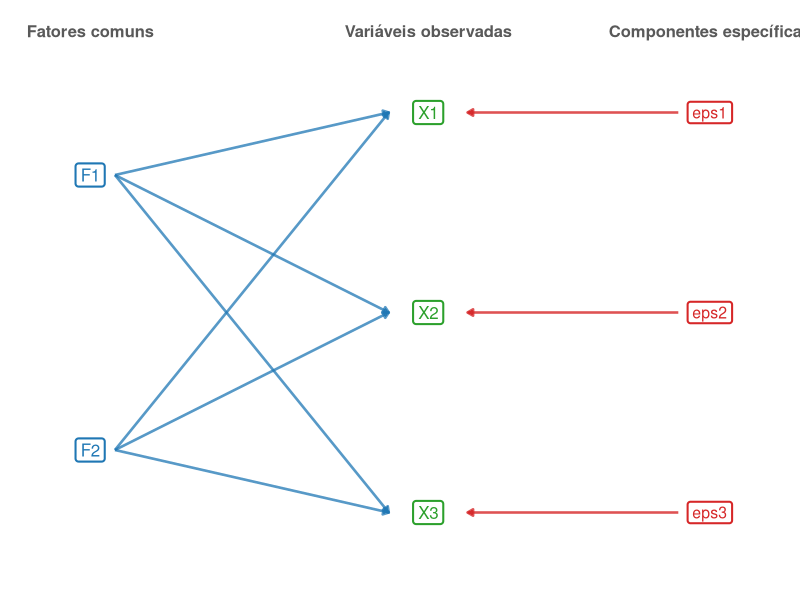
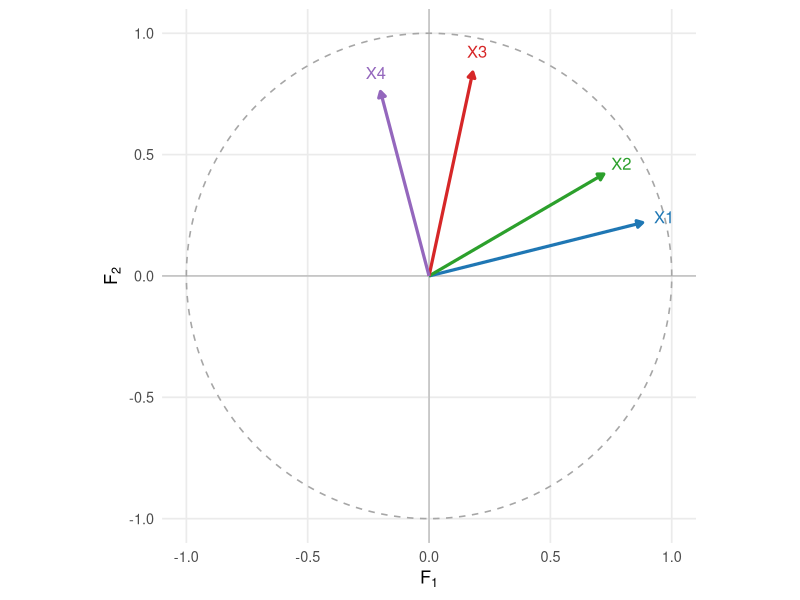
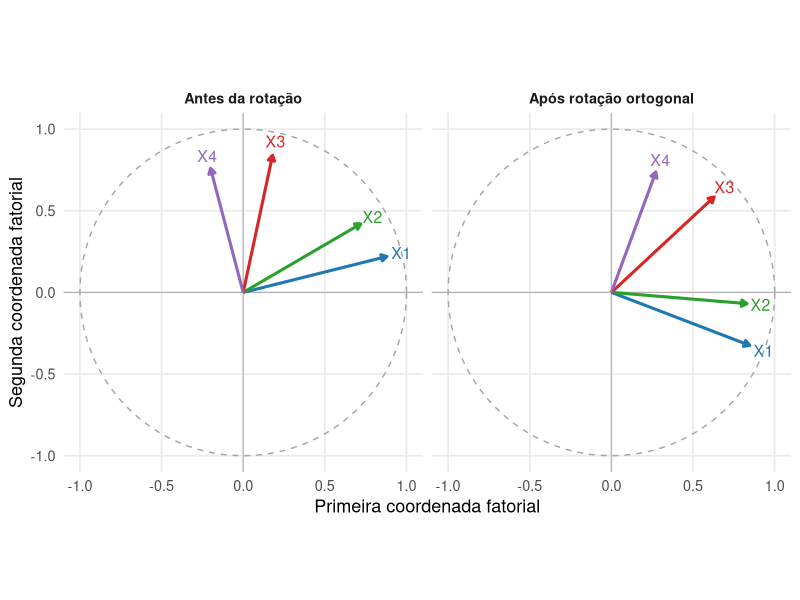
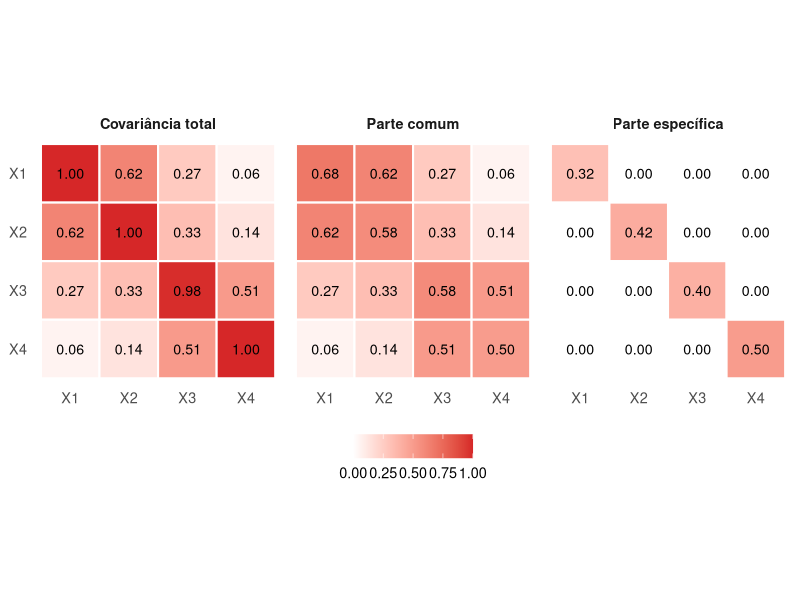

Generate these figures, in order, with R:
## ---- chunk 1
#| label: fig-modelo-fatores-comuns
#| echo: false
#| warning: false
#| message: false
#| fig-cap: "Estrutura do modelo de fatores comuns: as variáveis observadas recebem contribuições dos fatores latentes e de componentes específicas."
#| fig-width: 8
#| fig-height: 5.8
#| fig-align: center

library(ggplot2)

fatores <- data.frame(
  nome = c(
    "F1",
    "F2"
  ),
  x = c(
    0,
    0
  ),
  y = c(
    3.6,
    1.4
  )
)

variaveis <- data.frame(
  nome = c(
    "X1",
    "X2",
    "X3"
  ),
  x = c(
    3,
    3,
    3
  ),
  y = c(
    4.1,
    2.5,
    0.9
  )
)

especificos <- data.frame(
  nome = c(
    "eps1",
    "eps2",
    "eps3"
  ),
  x = c(
    5.5,
    5.5,
    5.5
  ),
  y = c(
    4.1,
    2.5,
    0.9
  )
)

ligacoes_fatores <- expand.grid(
  fator = fatores$nome,
  variavel = variaveis$nome,
  stringsAsFactors = FALSE
)

ligacoes_fatores <- merge(
  ligacoes_fatores,
  fatores,
  by.x = "fator",
  by.y = "nome"
)

names(
  ligacoes_fatores
)[
  names(
    ligacoes_fatores
  ) == "x"
] <- "x0"

names(
  ligacoes_fatores
)[
  names(
    ligacoes_fatores
  ) == "y"
] <- "y0"

ligacoes_fatores <- merge(
  ligacoes_fatores,
  variaveis,
  by.x = "variavel",
  by.y = "nome"
)

ligacoes_especificas <- data.frame(
  x0 = especificos$x,
  y0 = especificos$y,
  x = variaveis$x,
  y = variaveis$y
)

ggplot() +
  geom_segment(
    data = ligacoes_fatores,
    aes(
      x = x0 + 0.22,
      y = y0,
      xend = x - 0.35,
      yend = y
    ),
    linewidth = 0.9,
    color = "#1f77b4",
    alpha = 0.75,
    arrow = grid::arrow(
      length = grid::unit(
        0.16,
        "cm"
      ),
      type = "closed"
    )
  ) +
  geom_segment(
    data = ligacoes_especificas,
    aes(
      x = x0 - 0.28,
      y = y0,
      xend = x + 0.35,
      yend = y
    ),
    linewidth = 0.9,
    color = "#d62728",
    alpha = 0.8,
    arrow = grid::arrow(
      length = grid::unit(
        0.16,
        "cm"
      ),
      type = "closed"
    )
  ) +
  geom_label(
    data = fatores,
    aes(
      x = x,
      y = y,
      label = nome
    ),
    size = 4.3,
    label.size = 0.7,
    color = "#1f77b4",
    fill = "white"
  ) +
  geom_label(
    data = variaveis,
    aes(
      x = x,
      y = y,
      label = nome
    ),
    size = 4.3,
    label.size = 0.7,
    color = "#2ca02c",
    fill = "white"
  ) +
  geom_label(
    data = especificos,
    aes(
      x = x,
      y = y,
      label = nome
    ),
    size = 4,
    label.size = 0.7,
    color = "#d62728",
    fill = "white",
    parse = FALSE
  ) +
  annotate(
    "text",
    x = 0,
    y = 4.75,
    label = "Fatores comuns",
    size = 4.2,
    fontface = "bold",
    color = "gray35"
  ) +
  annotate(
    "text",
    x = 3,
    y = 4.75,
    label = "Variáveis observadas",
    size = 4.2,
    fontface = "bold",
    color = "gray35"
  ) +
  annotate(
    "text",
    x = 5.5,
    y = 4.75,
    label = "Componentes específicas",
    size = 4.2,
    fontface = "bold",
    color = "gray35"
  ) +
  coord_cartesian(
    xlim = c(
      -0.8,
      6.3
    ),
    ylim = c(
      0.2,
      5.0
    ),
    expand = FALSE
  ) +
  labs(
    x = NULL,
    y = NULL
  ) +
  theme_void(
    base_size = 13
  )
## ---- chunk 2
#| label: fig-geometria-cargas-fatoriais
#| echo: false
#| warning: false
#| message: false
#| fig-cap: "Geometria das cargas em um modelo com dois fatores. O comprimento de cada vetor determina a comunalidade e o produto interno entre vetores determina a covariância comum entre as variáveis."
#| fig-width: 7
#| fig-height: 6.5
#| fig-align: center

library(ggplot2)

cargas <- data.frame(
  variavel = c(
    "X1",
    "X2",
    "X3",
    "X4"
  ),
  F1 = c(
    0.88,
    0.72,
    0.18,
    -0.20
  ),
  F2 = c(
    0.22,
    0.42,
    0.84,
    0.76
  )
)

cores <- c(
  "X1" = "#1f77b4",
  "X2" = "#2ca02c",
  "X3" = "#d62728",
  "X4" = "#9467bd"
)

circulo <- data.frame(
  angulo = seq(
    0,
    2 * pi,
    length.out = 400
  )
)

circulo$x <- cos(
  circulo$angulo
)

circulo$y <- sin(
  circulo$angulo
)

ggplot() +
  geom_hline(
    yintercept = 0,
    linewidth = 0.4,
    color = "gray70"
  ) +
  geom_vline(
    xintercept = 0,
    linewidth = 0.4,
    color = "gray70"
  ) +
  geom_path(
    data = circulo,
    aes(
      x = x,
      y = y
    ),
    linewidth = 0.55,
    linetype = "dashed",
    color = "gray65"
  ) +
  geom_segment(
    data = cargas,
    aes(
      x = 0,
      y = 0,
      xend = F1,
      yend = F2,
      color = variavel
    ),
    linewidth = 1.1,
    arrow = grid::arrow(
      length = grid::unit(
        0.17,
        "cm"
      ),
      type = "closed"
    )
  ) +
  geom_text(
    data = cargas,
    aes(
      x = 1.10 * F1,
      y = 1.10 * F2,
      label = variavel,
      color = variavel
    ),
    size = 4.2,
    show.legend = FALSE
  ) +
  scale_color_manual(
    values = cores,
    name = NULL
  ) +
  coord_equal(
    xlim = c(
      -1.1,
      1.1
    ),
    ylim = c(
      -1.1,
      1.1
    ),
    expand = FALSE
  ) +
  labs(
    x = expression(F[1]),
    y = expression(F[2])
  ) +
  theme_minimal(
    base_size = 13
  ) +
  theme(
    panel.grid.minor = element_blank(),
    legend.position = "none"
  )
## ---- chunk 3
#| label: fig-rotacao-cargas-fatoriais
#| echo: false
#| warning: false
#| message: false
#| fig-cap: "Uma rotação ortogonal modifica as coordenadas das cargas, mas preserva comprimentos, produtos internos, comunalidades e a matriz de covariâncias comuns."
#| fig-width: 9
#| fig-height: 4.8
#| fig-align: center

library(ggplot2)

Lambda <- matrix(
  c(
    0.88, 0.22,
    0.72, 0.42,
    0.18, 0.84,
   -0.20, 0.76
  ),
  nrow = 4,
  byrow = TRUE
)

theta <- 35 * pi / 180

T_rot <- matrix(
  c(
     cos(theta), -sin(theta),
     sin(theta),  cos(theta)
  ),
  nrow = 2,
  byrow = TRUE
)

Lambda_rot <- Lambda %*% T_rot

dados_original <- data.frame(
  variavel = c(
    "X1",
    "X2",
    "X3",
    "X4"
  ),
  F1 = Lambda[, 1],
  F2 = Lambda[, 2],
  painel = "Antes da rotação"
)

dados_rotacao <- data.frame(
  variavel = c(
    "X1",
    "X2",
    "X3",
    "X4"
  ),
  F1 = Lambda_rot[, 1],
  F2 = Lambda_rot[, 2],
  painel = "Após rotação ortogonal"
)

dados <- rbind(
  dados_original,
  dados_rotacao
)

dados$painel <- factor(
  dados$painel,
  levels = c(
    "Antes da rotação",
    "Após rotação ortogonal"
  )
)

circulo <- data.frame(
  angulo = seq(
    0,
    2 * pi,
    length.out = 400
  )
)

circulo$x <- cos(
  circulo$angulo
)

circulo$y <- sin(
  circulo$angulo
)

cores <- c(
  "X1" = "#1f77b4",
  "X2" = "#2ca02c",
  "X3" = "#d62728",
  "X4" = "#9467bd"
)

ggplot() +
  geom_hline(
    yintercept = 0,
    linewidth = 0.4,
    color = "gray70"
  ) +
  geom_vline(
    xintercept = 0,
    linewidth = 0.4,
    color = "gray70"
  ) +
  geom_path(
    data = circulo,
    aes(
      x = x,
      y = y
    ),
    linewidth = 0.5,
    linetype = "dashed",
    color = "gray65"
  ) +
  geom_segment(
    data = dados,
    aes(
      x = 0,
      y = 0,
      xend = F1,
      yend = F2,
      color = variavel
    ),
    linewidth = 1.05,
    arrow = grid::arrow(
      length = grid::unit(
        0.16,
        "cm"
      ),
      type = "closed"
    )
  ) +
  geom_text(
    data = dados,
    aes(
      x = 1.10 * F1,
      y = 1.10 * F2,
      label = variavel,
      color = variavel
    ),
    size = 4,
    show.legend = FALSE
  ) +
  facet_wrap(
    vars(painel)
  ) +
  scale_color_manual(
    values = cores,
    name = NULL
  ) +
  coord_equal(
    xlim = c(
      -1.1,
      1.1
    ),
    ylim = c(
      -1.1,
      1.1
    ),
    expand = FALSE
  ) +
  labs(
    x = "Primeira coordenada fatorial",
    y = "Segunda coordenada fatorial"
  ) +
  theme_minimal(
    base_size = 13
  ) +
  theme(
    panel.grid.minor = element_blank(),
    legend.position = "none",
    strip.text = element_text(
      face = "bold"
    )
  )
## ---- chunk 4
#| label: fig-decomposicao-covariancia-fatorial
#| echo: false
#| warning: false
#| message: false
#| fig-cap: "Decomposição de uma matriz de covariâncias em estrutura comum, produzida pelas cargas fatoriais, e estrutura específica diagonal."
#| fig-width: 10
#| fig-height: 4.3
#| fig-align: center

library(ggplot2)

Lambda <- matrix(
  c(
    0.80,  0.20,
    0.70,  0.30,
    0.15,  0.75,
   -0.10,  0.70
  ),
  nrow = 4,
  byrow = TRUE
)

Psi <- diag(
  c(
    0.32,
    0.42,
    0.40,
    0.50
  )
)

Sigma_comum <- Lambda %*%
  t(Lambda)

Sigma_total <- Sigma_comum +
  Psi

matriz_para_dados <- function(
  M,
  painel
) {

  dados <- as.data.frame(
    as.table(M)
  )

  names(dados) <- c(
    "linha",
    "coluna",
    "valor"
  )

  dados$linha <- factor(
    dados$linha,
    levels = rev(
      rownames(M)
    )
  )

  dados$coluna <- factor(
    dados$coluna,
    levels = colnames(M)
  )

  dados$painel <- painel

  dados
}

rownames(Sigma_total) <- paste0(
  "X",
  1:4
)

colnames(Sigma_total) <- paste0(
  "X",
  1:4
)

rownames(Sigma_comum) <- paste0(
  "X",
  1:4
)

colnames(Sigma_comum) <- paste0(
  "X",
  1:4
)

rownames(Psi) <- paste0(
  "X",
  1:4
)

colnames(Psi) <- paste0(
  "X",
  1:4
)

dados_figura <- rbind(
  matriz_para_dados(
    Sigma_total,
    "Covariância total"
  ),
  matriz_para_dados(
    Sigma_comum,
    "Parte comum"
  ),
  matriz_para_dados(
    Psi,
    "Parte específica"
  )
)

dados_figura$painel <- factor(
  dados_figura$painel,
  levels = c(
    "Covariância total",
    "Parte comum",
    "Parte específica"
  )
)

ggplot(
  dados_figura,
  aes(
    x = coluna,
    y = linha,
    fill = valor
  )
) +
  geom_tile(
    color = "white",
    linewidth = 0.7
  ) +
  geom_text(
    aes(
      label = sprintf(
        "%.2f",
        valor
      )
    ),
    size = 3.6
  ) +
  facet_wrap(
    vars(painel),
    nrow = 1
  ) +
  scale_fill_gradient2(
    low = "#1f77b4",
    mid = "white",
    high = "#d62728",
    midpoint = 0,
    name = NULL
  ) +
  coord_equal() +
  labs(
    x = NULL,
    y = NULL
  ) +
  theme_minimal(
    base_size = 13
  ) +
  theme(
    panel.grid = element_blank(),
    strip.text = element_text(
      face = "bold"
    ),
    legend.position = "bottom"
  )
